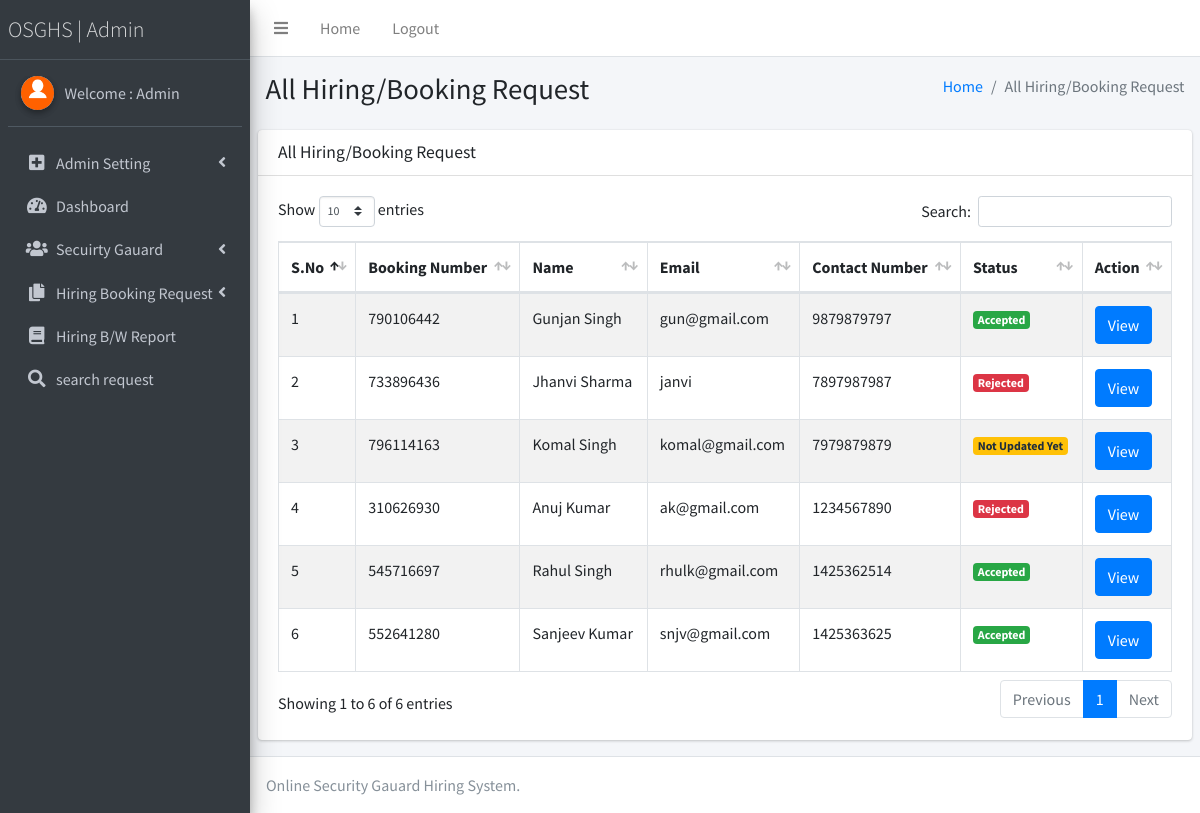
The page /osghs/admin/all-booking-request.php (signed in) on the database its author committed.
### tables this page shows
CREATE TABLE `tblhiring` (
  `ID` int(10) NOT NULL,
  `BookingNumber` varchar(250) DEFAULT NULL,
  `FirstName` varchar(250) DEFAULT NULL,
  `LastName` varchar(250) DEFAULT NULL,
  `Email` varchar(250) DEFAULT NULL,
  `MobileNumber` bigint(10) DEFAULT NULL,
  `Address` mediumtext DEFAULT NULL,
  `RequirementNumber` int(11) DEFAULT NULL,
  `Shift` varchar(100) DEFAULT NULL,
  `Gender` varchar(50) DEFAULT NULL,
  `Dateofbooking` timestamp NULL DEFAULT current_timestamp(),
  `Status` varchar(250) DEFAULT NULL,
  `Remark` varchar(250) DEFAULT NULL,
  `GuardAssign` mediumtext DEFAULT NULL,
  `UpdationDate` timestamp NULL DEFAULT NULL ON UPDATE current_timestamp()
);

### osghs/admin/all-booking-request.php (the view, shortened to what this page needs)
<?php
include('includes/dbconnection.php');
if (strlen($_SESSION['osghsaid']==0)) {
  header('location:logout.php');
  } else{
  ?>
<!DOCTYPE html>
<html>
<head>
  <link rel="stylesheet" href="plugins/fontawesome-free/css/all.min.css">
  <link rel="stylesheet" href="https://code.ionicframework.com/ionicons/2.0.1/css/ionicons.min.css">
  <link rel="stylesheet" href="plugins/datatables-bs4/css/dataTables.bootstrap4.css">
  <link rel="stylesheet" href="dist/css/adminlte.min.css">
</head>
<body class="hold-transition sidebar-mini">
<div class="wrapper">
  <?php include_once('includes/header.php');?>
<?php include_once('includes/sidebar.php');?>
  <div class="content-wrapper">
    <section class="content-header">
      <div class="container-fluid">
        <div class="row mb-2">
          <div class="col-sm-6">
            <h1>All Hiring/Booking Request</h1>
          </div>
          <div class="col-sm-6">
            <ol class="breadcrumb float-sm-right">
              <li class="breadcrumb-item"><a href="dashboard.php">Home</a></li>
              <li class="breadcrumb-item active">All Hiring/Booking Request</li>
            </ol>
          </div>
        </div>
      </div>
    </section>
    <section class="content">
      <div class="row">
        <div class="col-12">
          <div class="card">
            <div class="card-header">
              <h3 class="card-title">All Hiring/Booking Request</h3>
            </div>
            <div class="card-body">
              <table id="example1" class="table table-bordered table-striped">
                <thead>
                <tr>
                    <th>S.No</th>
                    <th>Booking Number</th>
                    <th>Name</th>
                    <th>Email</th>
                    <th>Contact Number</th>
                    <th>Status</th>
                    <th>Action</th>
                  </tr>
                </thead>
                 <?php
$sql="SELECT * from tblhiring";
$query = $dbh -> prepare($sql);
$query->execute();
$results=$query->fetchAll(PDO::FETCH_OBJ);
$cnt=1;
if($query->rowCount() > 0)
{
foreach($results as $row)
{               ?>
                <tr>
                    <td><?php echo htmlentities($cnt);?></td>
                    <td><?php  echo htmlentities($row->BookingNumber);?></td>
                    <td><?php  echo htmlentities($row->FirstName);?> <?php  echo htmlentities($row->LastName);?>
                    </td>
                    <td><?php  echo htmlentities($row->Email);?></td>
                    <td> <?php  echo htmlentities($row->MobileNumber);?></td>
                  <td>  <?php if($row->Status==""){ ?>
                     <span class="badge badge-warning"><?php echo "Not Updated Yet"; ?></span>
<?php } else if($row->Status=='Rejected') { ?>
<span class="badge badge-danger"><?php  echo htmlentities($row->Status);?></span>
<?php } else { ?>
<span class="badge badge-success"><?php  echo htmlentities($row->Status);?></span>
<?php } ?></td>
                    <td><a href="view-booking-detail.php?bookingid=<?php echo htmlentities ($row->BookingNumber);?>" class="btn btn-primary">View</a></td>
                  </tr>
                <?php $cnt=$cnt+1;}} ?>
              </table>
            </div>
          </div>
        </div>
      </div>
    </section>
  </div>
 <?php include_once('includes/footer.php');?>
</div>
</body>
</html>
<?php }  ?>

### osghs/admin/includes/header.php
<nav class="main-header navbar navbar-expand navbar-white navbar-light">
  <ul class="navbar-nav">
    <li class="nav-item">
      <a class="nav-link" data-widget="pushmenu" href="#"><i class="fas fa-bars"></i></a>
    </li>
    <li class="nav-item d-none d-sm-inline-block">
      <a href="dashboard.php" class="nav-link">Home</a>
    </li>
    <li class="nav-item d-none d-sm-inline-block">
      <a href="logout.php" class="nav-link">Logout</a>
    </li>
  </ul>
</nav>

### osghs/admin/includes/sidebar.php (shortened to what this page needs)
  <aside class="main-sidebar sidebar-dark-primary elevation-4">
    <a href="dashboard.php" class="brand-link" style="font-weight:bold; font-size:22px;">
      <span class="brand-text font-weight-light">OSGHS | Admin</span>
    </a>
    <div class="sidebar">
      <div class="user-panel mt-3 pb-3 mb-3 d-flex">
        <div class="image">
          <img src="dist/img/download.png" class="img-circle elevation-2" alt="User Image">
        </div>
        <div class="info">
<?php
$aid=$_SESSION['osghsaid'];
$sql="SELECT AdminName from  tbladmin where ID=:aid";
$query = $dbh -> prepare($sql);
$query->bindParam(':aid',$aid,PDO::PARAM_STR);
$query->execute();
$results=$query->fetchAll(PDO::FETCH_OBJ);
$cnt=1;
if($query->rowCount() > 0)
{
foreach($results as $row)
{               ?>
          <a href="admin-profile.php" class="d-block">Welcome : <?php  echo $row->AdminName;?></a>
          <?php $cnt=$cnt+1;}} ?>
        </div>
      </div>
      <nav class="mt-2">
        <ul class="nav nav-pills nav-sidebar flex-column" data-widget="treeview" role="menu" data-accordion="false">
            <li class="nav-item has-treeview">
            <a href="#" class="nav-link">
              <i class="nav-icon fas fa-plus-square"></i>
              <p>
                Admin Setting
                <i class="fas fa-angle-left right"></i>
              </p>
            </a>
          </li>
          <li class="nav-item">
            <a href="dashboard.php" class="nav-link">
              <i class="nav-icon fas fa-tachometer-alt"></i>
              <p>
                Dashboard
               </p>
            </a>
          </li>
          <li class="nav-item has-treeview">
            <a href="#" class="nav-link">
              <i class="nav-icon fas fa-users"></i>
              <p>
                Secuirty Gauard
                <i class="fas fa-angle-left right"></i>
              </p>
            </a>
          </li>
<li class="nav-item has-treeview">
            <a href="#" class="nav-link">
              <i class="nav-icon fas fa-copy"></i>
              <p>
                Hiring Booking Request
                <i class="right fas fa-angle-left"></i>
              </p>
            </a>
          </li>
          <li class="nav-item">
            <a href="between-dates-report.php" class="nav-link">
              <i class="nav-icon fas fa-book"></i>
              <p>
                Hiring B/W Report
               </p>
            </a>
          </li>
      <li class="nav-item">
            <a href="search.php" class="nav-link">
              <i class="nav-icon fas fa-search"></i>
              <p>
                search request
               </p>
            </a>
          </li>
        </ul>
      </nav>
    </div>
  </aside>

### osghs/admin/includes/footer.php
<footer class="main-footer">
    Online Security Gauard Hiring System.
  </footer>

### rows shown on the page
tblhiring: BookingNumber "790106442", FirstName "Gunjan", LastName "Singh", Email "gun@gmail.com", MobileNumber "9879879797", Status "Accepted"
tblhiring: BookingNumber "733896436", FirstName "Jhanvi", LastName "Sharma", Email "janvi", MobileNumber "7897987987", Status "Rejected"
tblhiring: BookingNumber "796114163", FirstName "Komal", LastName "Singh", Email "komal@gmail.com", MobileNumber "7979879879", shows "Not Updated Yet"
tblhiring: BookingNumber "310626930", FirstName "Anuj", LastName "Kumar", Email "ak@gmail.com", MobileNumber "1234567890", Status "Rejected"
tblhiring: BookingNumber "545716697", FirstName "Rahul", LastName "Singh", Email "rhulk@gmail.com", MobileNumber "1425362514", Status "Accepted"
tblhiring: BookingNumber "552641280", FirstName "Sanjeev", LastName "Kumar", Email "snjv@gmail.com", MobileNumber "1425363625", Status "Accepted"

### other values the page prints
$row->AdminName "Admin"
